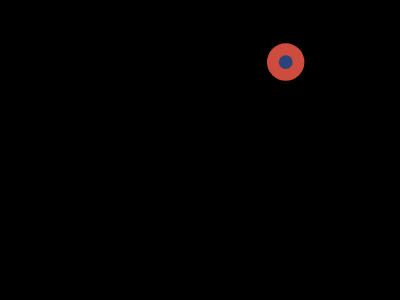
Frame 1 (no input)
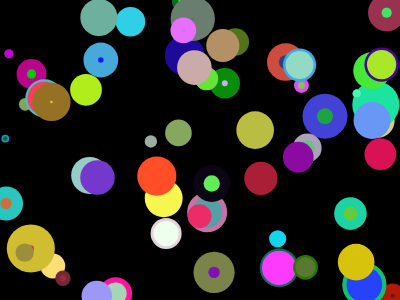
Frame 60 (no input)
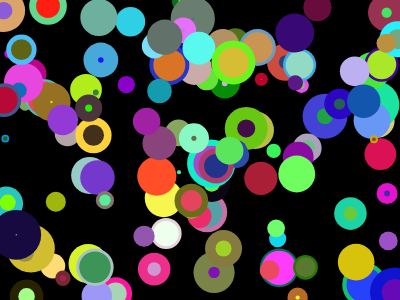
Frame 120 (the mouse pressed at the canvas centre since frame 60)

The p5.js sketch that drew these frames (run headless with seeded random() and noise() and a simulated clock; from frame 60 on, the mouse is pressed at the canvas centre):

// p5.js sketch
// ── sketch.js
function setup() {
  console.log("Initialization: OK")
  //set canvas size
  createCanvas(400,300);
  background(0)
  frameRate(80);
  noStroke();
}

function draw() {
  customShape();
}

function mousePressed() {
  fill(0) }

function customShape(){
  var x = random(400)
  var y = random(300)
  size = random(50)
  size2= random(40)
  fill(random(255), random(255), random(255));
  ellipse(x,y, size, size);
  fill(random(255), random(255), random(255));
  ellipse(x,y, size2, size2);
}

//for just ellipse; put the code under custom shape back under variables
//fill(random(255), random(255), random(255));
//ellipse(x,y, size, size); take size 2 out.
